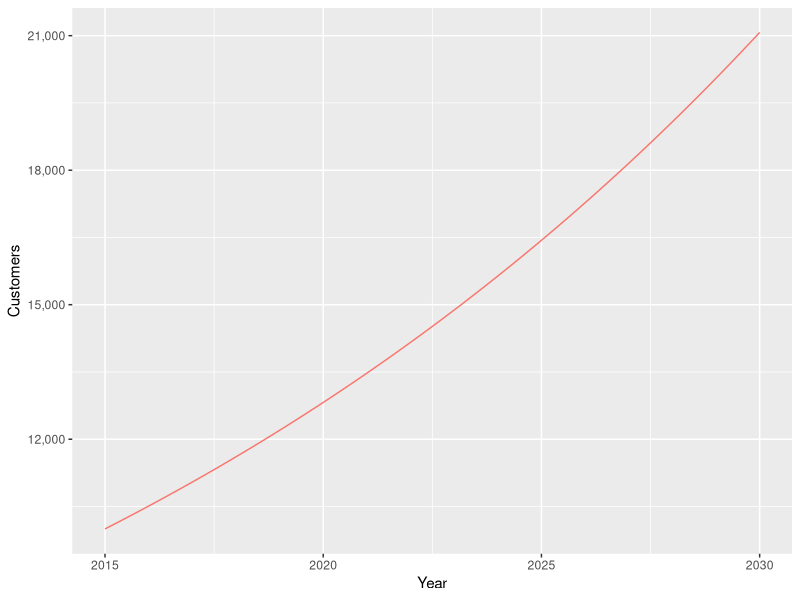
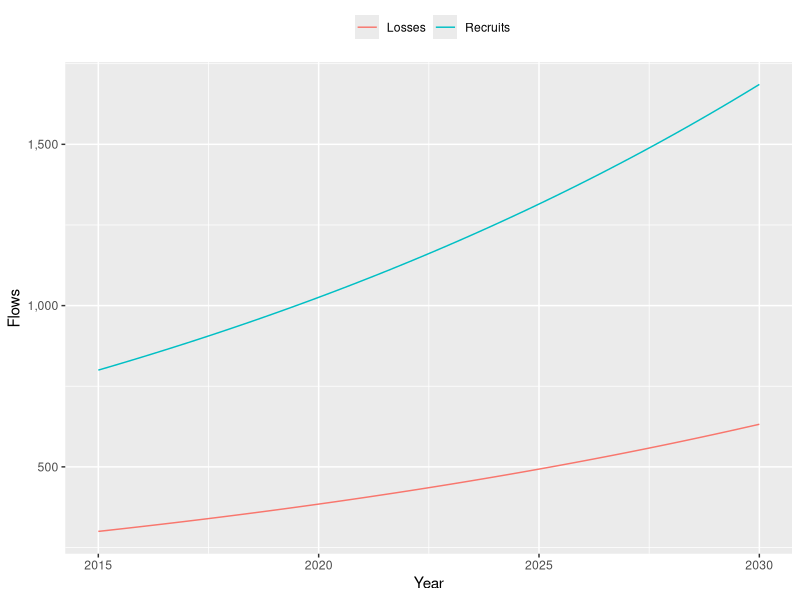

These charts were generated, in order, by the following R code:
# File:    Customers.R
# Author:  Jim Duggan
# Summary: One-stock example of customers , with fraction increases/descreases

library(deSolve)
library(ggplot2)
library(scales)

# Setup simulation times and time step
START<-2015; FINISH<-2030; STEP<-0.25

# Create time vector
simtime <- seq(START, FINISH, by=STEP)

# Create stock and auxs
stocks  <- c(sCustomers=10000)
auxs    <- c(aGrowthFraction=0.08, aDeclineFraction=0.03)


# Model function
model <- function(time, stocks, auxs){
  with(as.list(c(stocks, auxs)),{
    
    fRecruits<-sCustomers*aGrowthFraction
    
    fLosses<-sCustomers*aDeclineFraction
    
    dC_dt <- fRecruits - fLosses
    
    return (list(c(dC_dt),
                 Recruits=fRecruits, Losses=fLosses,NetFlow=dC_dt,
                 GF=aGrowthFraction,DF=aDeclineFraction))   
  })
}


# Run simulation
o<-data.frame(ode(y=stocks, times=simtime, func = model, 
                  parms=auxs, method="euler"))

# Plots and output
p1<-ggplot()+
  geom_line(data=o,aes(time,o$sCustomers,color="red"))+
  scale_y_continuous(labels = comma)+
  ylab("Customers")+
  xlab("Year") +
  theme(legend.position="none")

p2<-ggplot()+
  geom_line(data=o,aes(time,o$Losses,color="Losses"))+
  geom_line(data=o,aes(time,o$Recruits,color="Recruits"))+
  scale_y_continuous(labels = comma)+
  ylab("Flows")+
  xlab("Year") +
  labs(color="")+
  theme(legend.position="top")
